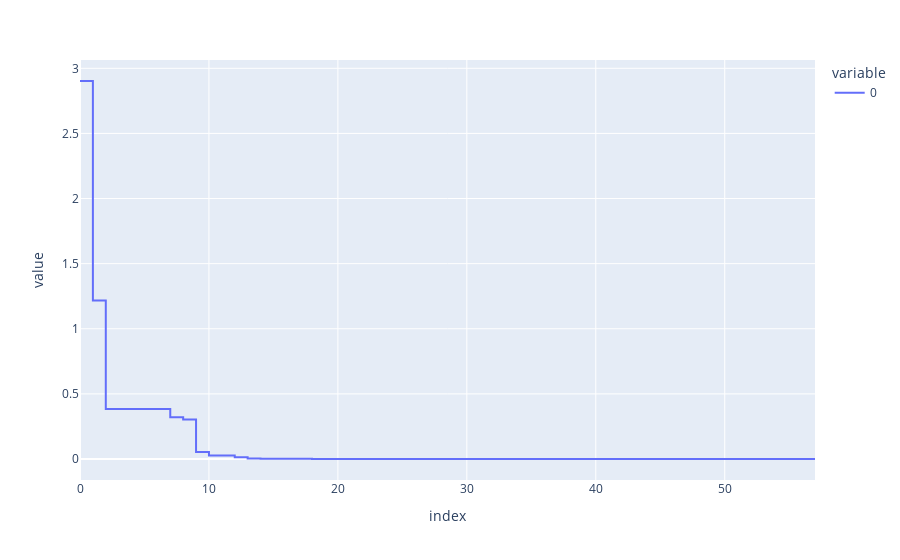

The code cell stored with this chart in its notebook:
### Code cell
sa = SA(func=demo_func, x0=[1, 1, 1], T_max=1, T_min=1e-9, L=300, max_stay_counter=150)
best_x, best_y = sa.run()
print('best_x:', best_x, 'best_y', best_y)
px.line(data_frame=pd.DataFrame(sa.best_y_history).cummin(axis=0), line_shape="vh")

### Figure 1 — Plotly figure (JSON) as saved in the notebook; plotly's stock layout.template omitted (floating-point values rounded to 4 significant figures)
{"data": [{"hovertemplate": "variable=0<br>index=%{x}<br>value=%{y}<extra></extra>", "legendgroup": "0", "line": {"color": "#636efa", "dash": "solid", "shape": "vh"}, "marker": {"symbol": "circle"}, "mode": "lines", "name": "0", "orientation": "v", "showlegend": true, "x": [0, 1, 2, 3, 4, 5, 6, 7, 8, 9, 10, 11, 12, 13, 14, 15, 16, 17, 18, 19, 20, 21, 22, 23, 24, 25, 26, 27, 28, 29, 30, 31, 32, 33, 34, 35, 36, 37, 38, 39, 40, 41, 42, 43, 44, 45, 46, 47, 48, 49, 50, 51, 52, 53, 54, 55, 56, 57], "xaxis": "x", "y": [2.902, 2.902, 1.217, 0.3843, 0.3843, 0.3843, 0.3843, 0.3843, 0.3203, 0.3028, 0.05435, 0.02737, 0.02737, 0.01396, 0.003317, 0.001431, 0.001431, 0.0009901, 0.0009901, 8.324e-05, 3.968e-05, 3.968e-05, 3.968e-05, 3.968e-05, 3.968e-05, 3.968e-05, 3.968e-05, 3.968e-05, 3.89e-05, 1.447e-05, 1.447e-05, 1.447e-05, 1.447e-05, 1.03e-05, 2.967e-06, 2.967e-06, 8.832e-07, 3.423e-07, 3.423e-07, 2.255e-07, 8.307e-08, 8.307e-08, 4.81e-08, 5.728e-09, 5.728e-09, 5.728e-09, 5.728e-09, 5.728e-09, 5.728e-09, 5.728e-09, 5.728e-09, 7.595e-10, 7.595e-10, 7.595e-10, 7.595e-10, 7.595e-10, 7.595e-10, 2e-10], "yaxis": "y", "type": "scatter"}], "layout": {"xaxis": {"anchor": "y", "domain": [0.0, 1.0], "title": {"text": "index"}}, "yaxis": {"anchor": "x", "domain": [0.0, 1.0], "title": {"text": "value"}}, "legend": {"title": {"text": "variable"}, "tracegroupgap": 0}, "margin": {"t": 60}}}
